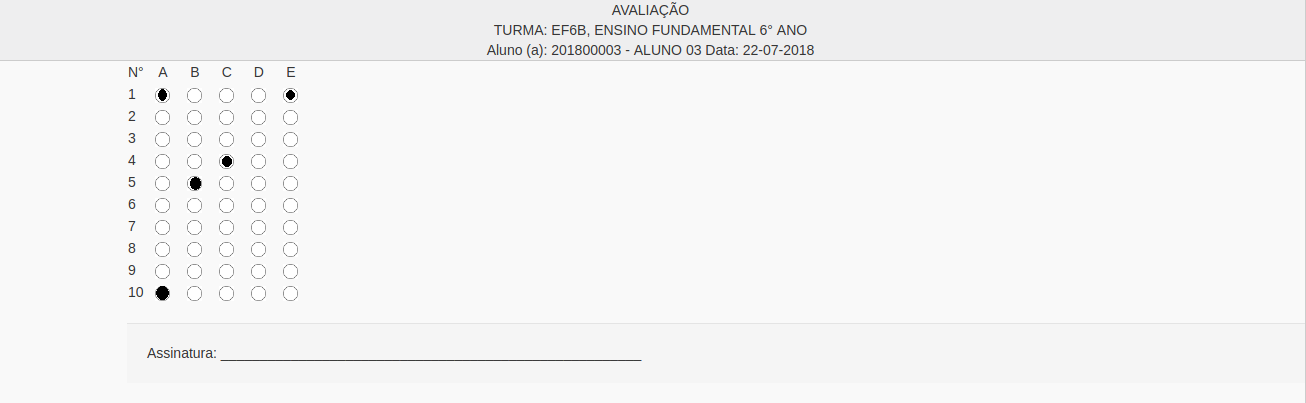
#> input picture lessons/dataset/imgs/gabarito_template_geral_preenchido.png, 1306 x 403 px
$ jupyter execute '3 - Approximating-Contours-and-Convex-Hull.ipynb'   (older library calls are emulated)
#> lines starting #> are read from the running program, lines starting #| are printed output that depends on the picture; after the words box and inside, x2 and y2 are one past the last pixel; in counts of white or black regions, pixels touching at a corner belong together
# Approximating-Contours-and-Convex-Hull

O Sistema deve identificar as provas a serem analisadas, independente de sua posição

[cell 1]
#importa todas as bibliotecas usadas
import numpy as np
import cv2

##### Carregar a imagem base das derivadas que serão analisadas

[cell 2]
image = cv2.imread('dataset/imgs/gabarito_template_geral_preenchido.png')
#> image is the input picture: shape (403, 1306, 3); mean B, G, R 245.1, 245, 245
orginal_image = image.copy()
cv2.imshow('Input Image', image)
cv2.waitKey(0)

#### Convertendo imagem a escala de cinza e a binarizando

[cell 3]
gray = cv2.cvtColor(image, cv2.COLOR_BGR2GRAY)
ret, thresh = cv2.threshold(gray, 127, 255, cv2.THRESH_BINARY_INV)
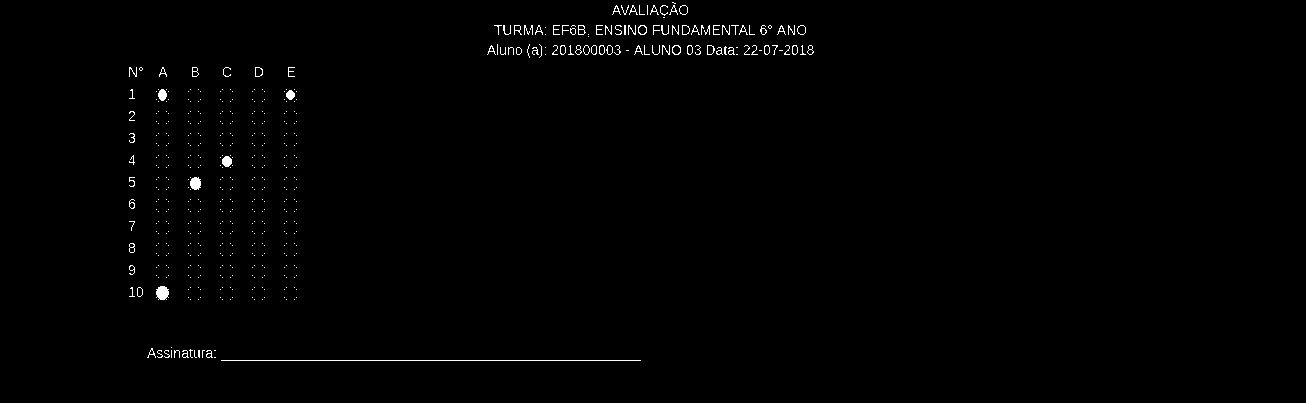
#> thresh: shape (403, 1306); 0.71% white in thin lines or dots, all inside (x1, y1, x2, y2) = (129, 2, 814, 361)

Buscando contornos e iterarando através de cada contorno calculando o retângulo delimitador

[cell 4]
_ , contours, hierarchy = cv2.findContours(thresh.copy(), cv2.RETR_LIST, cv2.CHAIN_APPROX_NONE)
#> contours = 568 contours, 500 with area under 20; largest, box (x1, y1, x2, y2) and area: (156, 286, 169, 300) 122, (190, 177, 201, 190) 96, (222, 156, 232, 167) 72, (158, 89, 167, 101) 66, (672, 45, 681, 55) 64

for c in contours:
    x,y,w,h = cv2.boundingRect(c)
    cv2.rectangle(orginal_image,(x,y),(x+w,y+h),(0,0,255),2)
    cv2.imshow('Bordas retangulares', orginal_image)
#> this loop made 568 passes
#> (x, y, w, h) on passes 1, 3, 4: (221, 360, 420, 1), (206, 353, 6, 5), (182, 353, 6, 5)
#> pass 1, `cv2.imshow('Bordas retangulares', orginal_image)`:
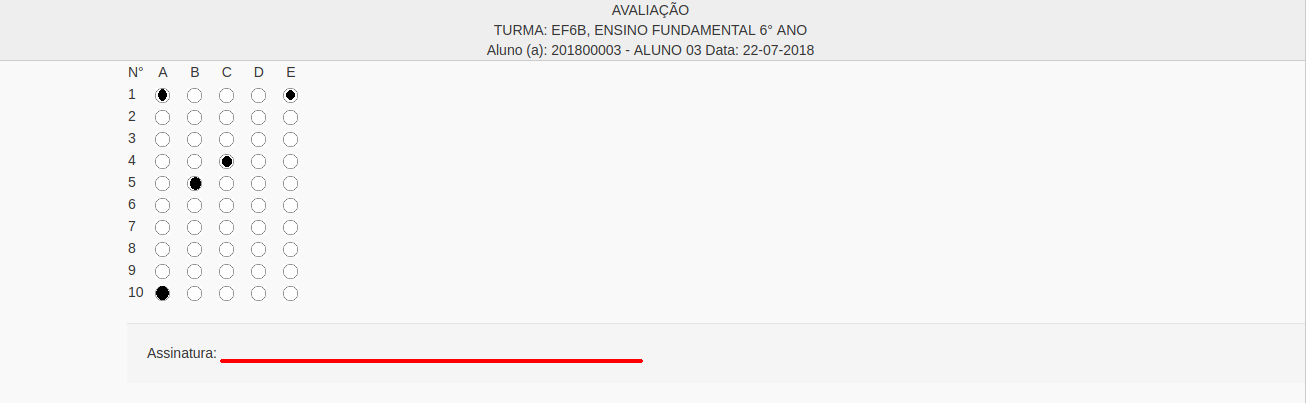
#> window 'Bordas retangulares': shape (403, 1306, 3); mean B, G, R 244.5, 244.4, 245.2
#> after the loop:
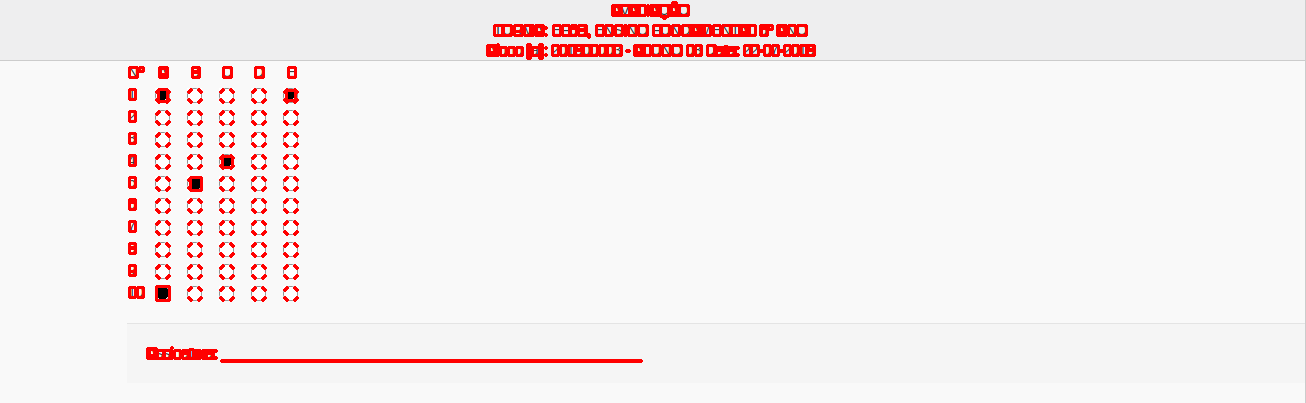
#> orginal_image: shape (403, 1306, 3); 3.03% of pixels changed, all inside (x1, y1, x2, y2) = (128, 1, 816, 363)

cv2.waitKey(0)
#> Out = 27

Buscando contornos e iterarando através de cada um calculando o perimetro do contorno

[cell 5]
for c in contours:
    accuracy = 0.03 * cv2.arcLength(c, True)
    approx = cv2.approxPolyDP(c, accuracy, True)
    cv2.drawContours(image, [approx], 0, (0, 255, 0), 2)
    cv2.imshow('Poligonos aproximados', image)
#> this loop made 568 passes
#> (accuracy, approx) on passes 1, 2, 5: (25.14, [[221, 360], [640, 360]]), (0.06, [[214, 357], [215, 357]]), (0.06, [[214, 350], [215, 350]])
#> pass 1, `cv2.imshow('Poligonos aproximados', image)`:
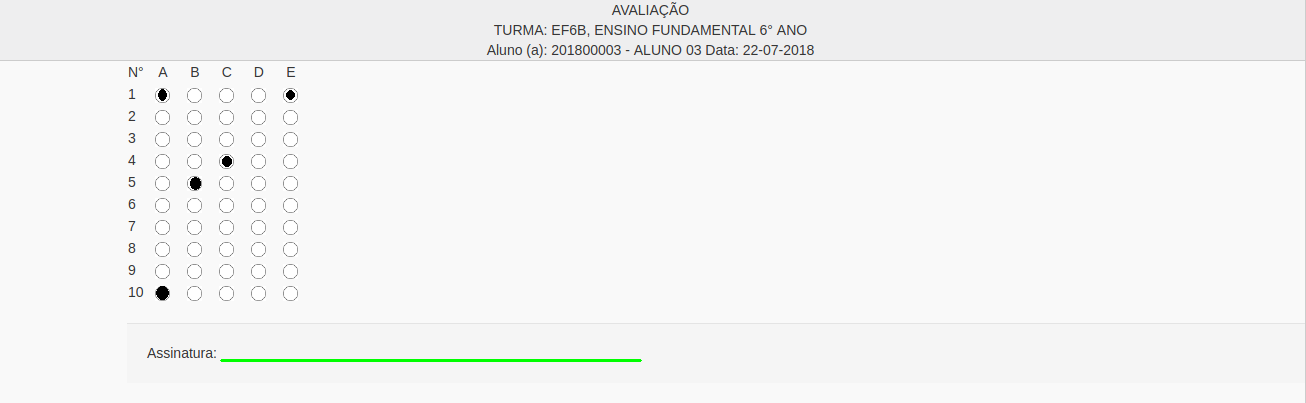
#> window 'Poligonos aproximados': shape (403, 1306, 3); mean B, G, R 244.7, 245.2, 244.6
#> after the loop:
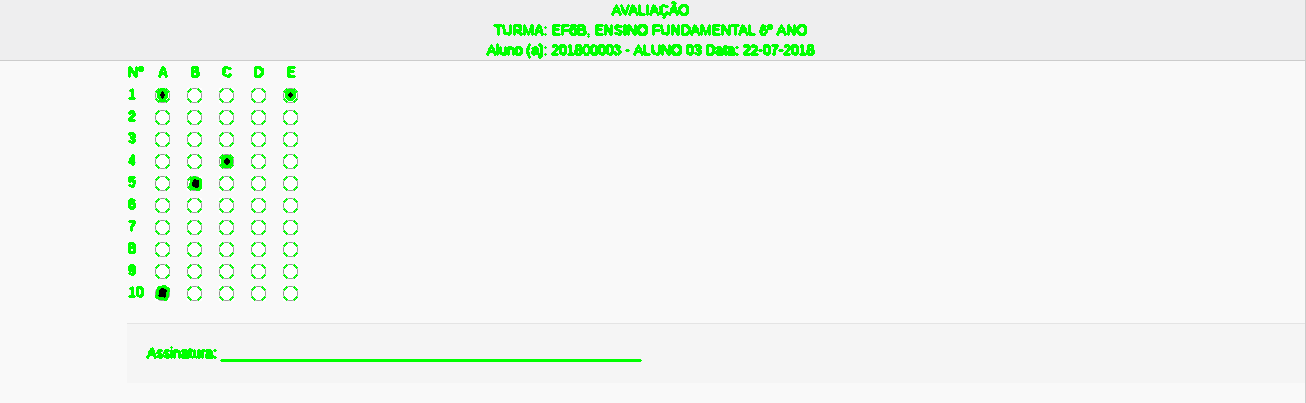
#> image: shape (403, 1306, 3); 2.09% of pixels changed, all inside (x1, y1, x2, y2) = (128, 1, 815, 362)

cv2.waitKey(0)
#> Out = 27

### Ordenando Hierarquia de Contornos

# Convex Hull

[cell 6]
# Binarizando img
ret, thresh_convex = cv2.threshold(gray, 176, 255, 0)
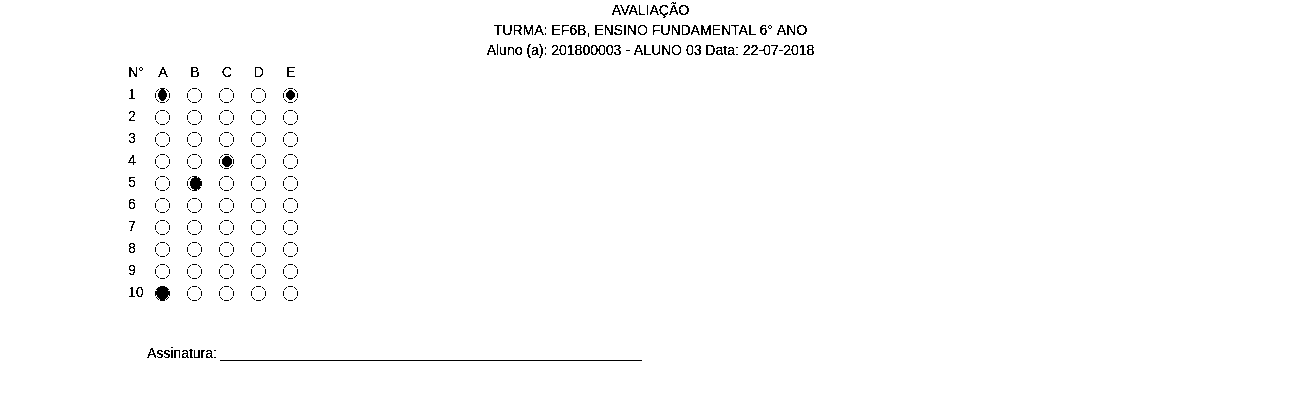
#> thresh_convex: shape (403, 1306); 98.9% white; black in thin lines or dots, all inside (x1, y1, x2, y2) = (128, 2, 814, 361)

# Buscando contornos
_ , contours_convex, hierarchy = cv2.findContours(thresh_convex.copy(), cv2.RETR_LIST, cv2.CHAIN_APPROX_NONE)
#> contours_convex = 959 contours, 844 with area under 20; largest, box (x1, y1, x2, y2) and area: (0, 0, 1306, 403) 524610, (219, 359, 643, 362) 844, (154, 285, 171, 302) 182, (189, 175, 203, 192) 156, (590, 44, 606, 56) 142

# Ordenando contornos e removendo o maior quadro
n = len(contours_convex) - 1
#> n = 958
contours_convex = sorted(contours_convex, key=cv2.contourArea, reverse=False)[:n]
#> contours_convex = 958 contours, 844 with area under 20; largest, box (x1, y1, x2, y2) and area: (219, 359, 643, 362) 844, (154, 285, 171, 302) 182, (189, 175, 203, 192) 156, (590, 44, 606, 56) 142, (157, 87, 168, 102) 101

# Iterate through contours and draw the convex hull
for c in contours_convex:
    hull = cv2.convexHull(c)
    cv2.drawContours(image, [hull], 0, (0, 255, 0), 2)
    cv2.imshow('Convex Hull', image)
#> this loop made 958 passes
#> hull on passes 1 to 3: [[163, 356], [164, 355], [165, 356], [164, 357]], [[156, 356], [157, 355], [158, 356], [157, 357]], [[152, 352], [152, 353], [150, 353], [151, 350]]
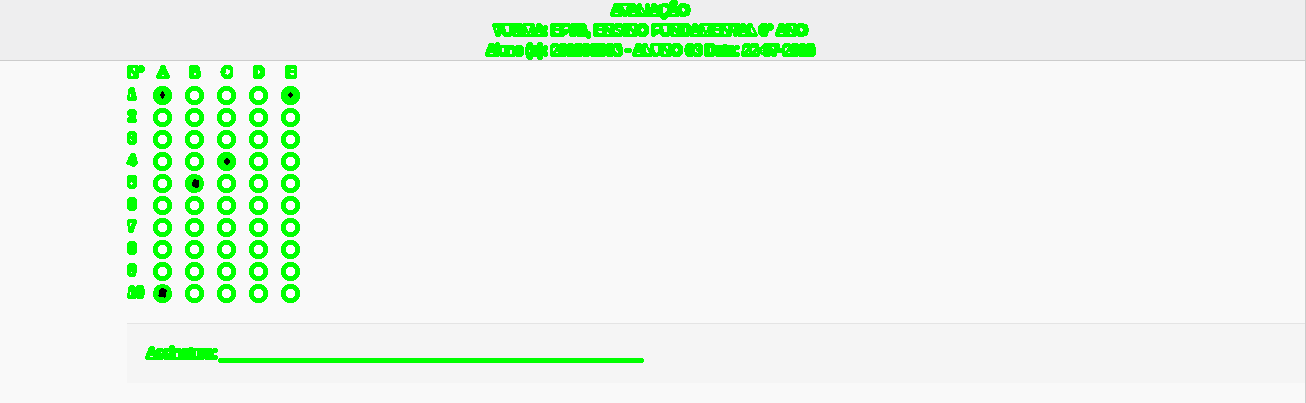
#> image: shape (403, 1306, 3); 2.74% of pixels changed, all inside (x1, y1, x2, y2) = (126, 0, 816, 363)

cv2.waitKey(0)
cv2.destroyAllWindows()

$ run again, with lessons/dataset/imgs/gabarito_circular_simples.png copied over lessons/dataset/imgs/gabarito_template_geral_preenchido.png
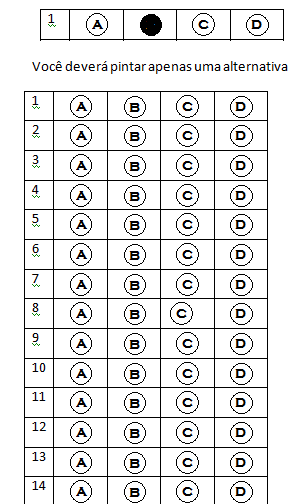
#> input picture lessons/dataset/imgs/gabarito_circular_simples.png, 304 x 504 px
#> image is the input picture: shape (504, 304, 3); mean B, G, R 230.7, 230.7, 230.7
#> `ret, thresh = cv2.threshold(gray, 127, 255, cv2.THRESH_BINARY_INV)`:
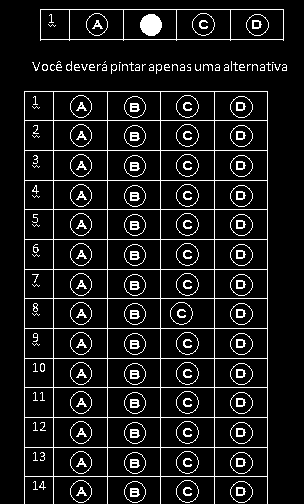
#> thresh: shape (504, 304); 9.5% white in thin lines or dots, all inside (x1, y1, x2, y2) = (24, 9, 287, 504)
#> contours = 402 contours, 125 with area under 20; largest, box (x1, y1, x2, y2) and area: (24, 91, 268, 504) 93560, (40, 9, 284, 41) 7295, (160, 417, 215, 448) 1618, (53, 417, 108, 448) 1618, (160, 387, 215, 418) 1618
#> the loop `for c in contours:` made 402 passes
#> (x, y, w, h) on passes 1 to 3: (131, 492, 7, 4), (131, 489, 7, 3), (79, 489, 4, 4)
#> `cv2.waitKey(0)`: Out = 27
#> the loop `for c in contours:` made 402 passes
#> accuracy on passes 1 to 3: 0.47, 0.41, 0.272
#> `_ , contours_convex, hierarchy = cv2.findContours(thresh_convex.copy()..`: contours_convex = 1803 contours, 1611 with area under 20; largest, box (x1, y1, x2, y2) and area: (0, 0, 304, 504) 51225, (39, 8, 285, 42) 7845, (161, 418, 214, 447) 1456, (54, 418, 107, 447) 1456, (161, 388, 214, 417) 1456
#> n = 1802
#> `contours_convex = sorted(contours_convex, key=cv2.contourArea, reverse..`: contours_convex = 1802 contours, 1611 with area under 20; largest, box (x1, y1, x2, y2) and area: (39, 8, 285, 42) 7845, (161, 418, 214, 447) 1456, (54, 418, 107, 447) 1456, (161, 388, 214, 417) 1456, (54, 388, 107, 417) 1456
#> the loop `for c in contours_convex:` made 1802 passes
#> hull on passes 1 to 3: [[81, 491]], [[136, 490], [133, 490]], [[81, 462]]
#> after the loop `for c in contours_convex:`:
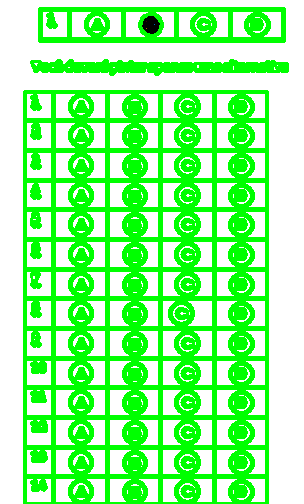
#> image: shape (504, 304, 3); mean B, G, R 146.7, 254.6, 146.7

$ run again, with lessons/dataset/imgs/gabarito_circular_simples_preenchido.png copied over lessons/dataset/imgs/gabarito_template_geral_preenchido.png
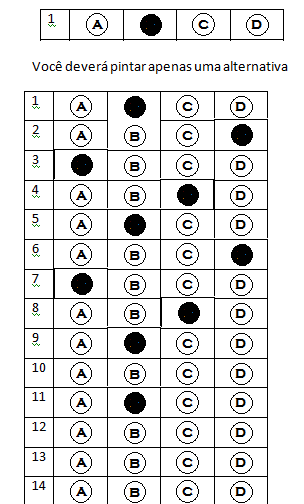
#> input picture lessons/dataset/imgs/gabarito_circular_simples_preenchido.png, 304 x 504 px
#> image is the input picture: shape (504, 304, 3); mean B, G, R 226.2, 226.3, 226.3
#> `ret, thresh = cv2.threshold(gray, 127, 255, cv2.THRESH_BINARY_INV)`:
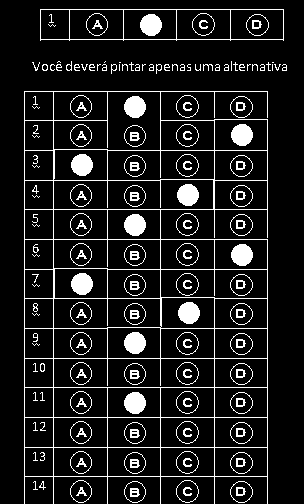
#> thresh: shape (504, 304); 11.2% white; 181 white regions (48 under 20 px)
#> contours = 356 contours, 115 with area under 20; largest, box (x1, y1, x2, y2) and area: (24, 91, 268, 504) 87306, (40, 9, 284, 41) 7295, (53, 91, 161, 151) 4690, (53, 179, 214, 210) 4689, (53, 358, 215, 388) 4665
#> the loop `for c in contours:` made 356 passes
#> (x, y, w, h) on passes 1 to 3: (131, 492, 7, 4), (131, 489, 7, 3), (79, 489, 4, 4)
#> `cv2.waitKey(0)`: Out = 27
#> the loop `for c in contours:` made 356 passes
#> accuracy on passes 1 to 3: 0.47, 0.41, 0.272
#> thresh_convex: shape (504, 304); 88.4% white; 179 black regions (28 under 20 px)
#> `_ , contours_convex, hierarchy = cv2.findContours(thresh_convex.copy()..`: contours_convex = 1534 contours, 1357 with area under 20; largest, box (x1, y1, x2, y2) and area: (0, 0, 304, 504) 56844, (39, 8, 285, 42) 7845, (54, 298, 214, 328) 4314, (54, 92, 160, 150) 4312, (54, 180, 213, 209) 4211
#> n = 1533
#> `contours_convex = sorted(contours_convex, key=cv2.contourArea, reverse..`: contours_convex = 1533 contours, 1357 with area under 20; largest, box (x1, y1, x2, y2) and area: (39, 8, 285, 42) 7845, (54, 298, 214, 328) 4314, (54, 92, 160, 150) 4312, (54, 180, 213, 209) 4211, (54, 359, 214, 387) 4187
#> the loop `for c in contours_convex:` made 1533 passes
#> hull on passes 1 to 3: [[81, 491]], [[136, 490], [133, 490]], [[81, 462]]
#> after the loop `for c in contours_convex:`:
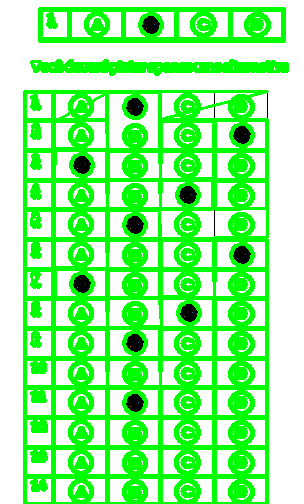
#> image: shape (504, 304, 3); mean B, G, R 147.9, 250.6, 147.9
